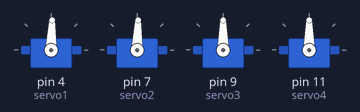
The sketch below on a simulated Arduino Uno, built with avr-gcc and run on an emulated ATmega328P. Shown: 4 × servo.

Above: at 2.05 s.
At 5.65 s:
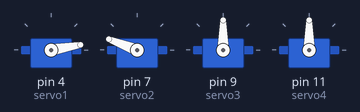
At 9.35 s:
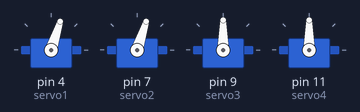
At 18.15 s:
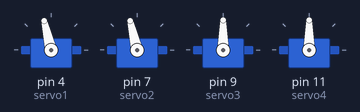
Timing chart, 0 to 24.6 s (numbered marks = the images above):
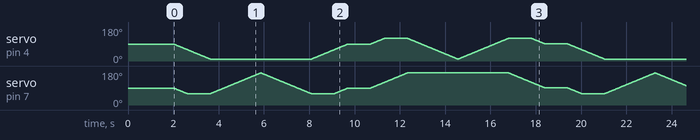

The sketch:

humanoid.ino
```cpp
#include <Servo.h>

Servo servo1;
Servo servo2;
Servo servo3;
Servo servo4;

int pos1 = 0;
int pos2 = 0;

void setup()
{
  servo1.attach(4);
  servo2.attach(7);
  servo3.attach(9);
  servo4.attach(11);

  servo1.write(90);
  servo2.write(90);
  servo3.write(90);
  servo4.write(90);
  delay(2000);  //Stay in Lock Position for 2 Sec
}

void loop()
{
  for(pos1 = 90, pos2 = 90; pos1 > 60, pos2 > 60; pos1--, pos2--)  //left leg up
  {
    servo1.write(pos1);
    servo2.write(pos2);
    servo3.write(90);
    servo4.write(90);
    delay(20);
  }

  for(pos1 = 60; pos1 >10; pos1--)
  {
    servo1.write(pos1);
    servo2.write(60);
    servo3.write(90);
    servo4.write(90);
    delay(20);
  }

  for(pos2 = 60; pos2 < 170; pos2++)
  {
    servo1.write(10);
    servo2.write(pos2);
    servo3.write(90);
    servo4.write(90);
    delay(20);
  }

  for(pos2 = 170; pos2 > 60; pos2--)
  {
    servo1.write(10);
    servo2.write(pos2);
    servo3.write(90);
    servo4.write(90);
    delay(20);
  }

  for(pos1 = 10; pos1 < 60; pos1++)
  {
    servo1.write(pos1);
    servo2.write(60);
    servo3.write(90);
    servo4.write(90);
    delay(20);
  }

  for(pos1 = 60, pos2 = 60; pos1 < 90, pos2 < 90; pos1++, pos2++)
  {
    servo1.write(pos1);
    servo2.write(pos2);
    servo3.write(90);
    servo4.write(90);
    delay(20);
  }

  delay(1000);


  for(pos1 = 90, pos2 = 90; pos1 < 120, pos2 < 120; pos1++, pos2++)  //right leg up
  {
    servo1.write(pos1);
    servo2.write(pos2);
    servo3.write(90);
    servo4.write(90);
    delay(20);
  }

  for(pos2 = 120; pos2 <170; pos2++)
  {
    servo1.write(120);
    servo2.write(pos2);
    servo3.write(90);
    servo4.write(90);
    delay(20);
  }

  for(pos1 = 120; pos1 > 10; pos1--)
  {
    servo1.write(pos1);
    servo2.write(170);
    servo3.write(90);
    servo4.write(90);
    delay(20);
  }

  for(pos1 = 10; pos1 < 120; pos1++)
  {
    servo1.write(pos1);
    servo2.write(170);
    servo3.write(90);
    servo4.write(90);
    delay(20);
  }

  for(pos2 = 170; pos2 >120 ; pos2--)
  {
    servo1.write(120);
    servo2.write(pos2);
    servo3.write(90);
    servo4.write(90);
    delay(20);
  }

  for(pos1 = 120, pos2 = 120; pos1 > 90, pos2 > 90; pos1--, pos2--)
  {
    servo1.write(pos1);
    servo2.write(pos2);
    servo3.write(90);
    servo4.write(90);
    delay(20);
  }

  delay(1000);

}
```

Measured:
- by itself, servo on pin 4 (servo1): moves between 10° and 120°, repeating every 17.4 s
- by itself, servo on pin 7 (servo2): moves between 60° and 170°, repeating every 17.4 s
